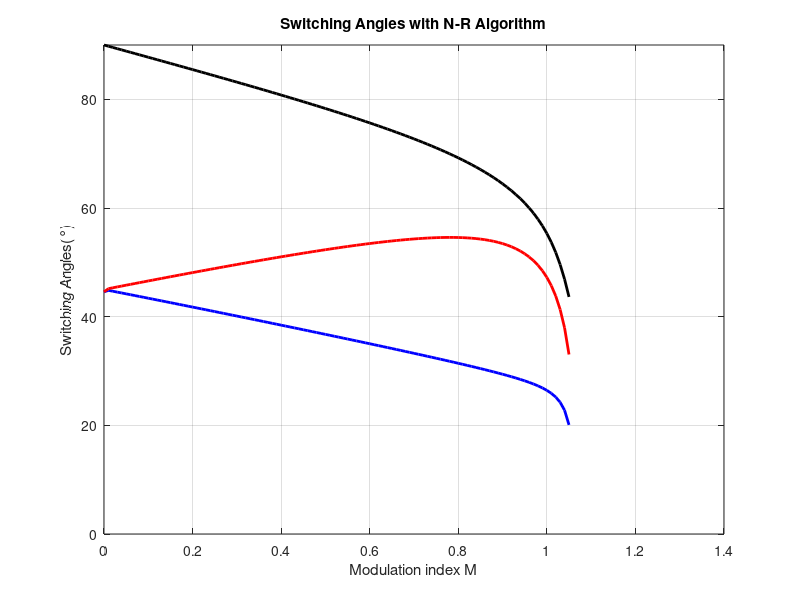

Write MATLAB code to recreate this figure.
clc;
% clear all;
% A=input('The Modulation index, M=');
%https://www.mathworks.com/matlabcentral/fileexchange/74369-newton-raphson-algorithm-for-selective-harmonic-elimination
%credit  Alla Eddine Toubal Maamar
A = 1.05;
M=0:0.01:A;
for ii=1:length(M)
    Theta1=35*pi/180;
    Theta2=55*pi/180;
    Theta3=80*pi/180;
for i=1:100
    T=[M(ii)*pi/4 0 0]';
    F=[cos(Theta1)-cos(Theta2)+cos(Theta3);
       cos(3*Theta1)-cos(3*Theta2)+cos(3*Theta3);
       cos(5*Theta1)-cos(5*Theta2)+cos(5*Theta3)];
    dF=[-sin(Theta1) +sin(Theta2) -sin(Theta3);
        -3*sin(3*Theta1) +3*sin(3*Theta2) -3*sin(3*Theta3);
        -5*sin(5*Theta1) +5*sin(5*Theta2) -5*sin(5*Theta3)];
    dTheta=(inv(dF))*(T-F);
    i
    Theta=[Theta1;Theta2;Theta3]*180/pi
    F
    dTheta*180/pi
Theta1=Theta1+dTheta(1);
Theta2=Theta2+dTheta(2);
Theta3=Theta3+dTheta(3);
        if dTheta>-1e-15 & dTheta<1e-15
        break;
end
end
Theta11(ii)=Theta1*180/pi;
Theta22(ii)=Theta2*180/pi;
Theta33(ii)=Theta3*180/pi;
end
plot(M,Theta11,'b','LineWidth',2);
hold on;
plot(M,Theta22,'r','LineWidth',2);
hold on;
plot(M,Theta33,'k','LineWidth',2);
ylim([0 90]);grid on;
xlabel('Modulation index M');
ylabel('Switching Angles(°)');
title('Switching Angles with N-R Algorithm');
